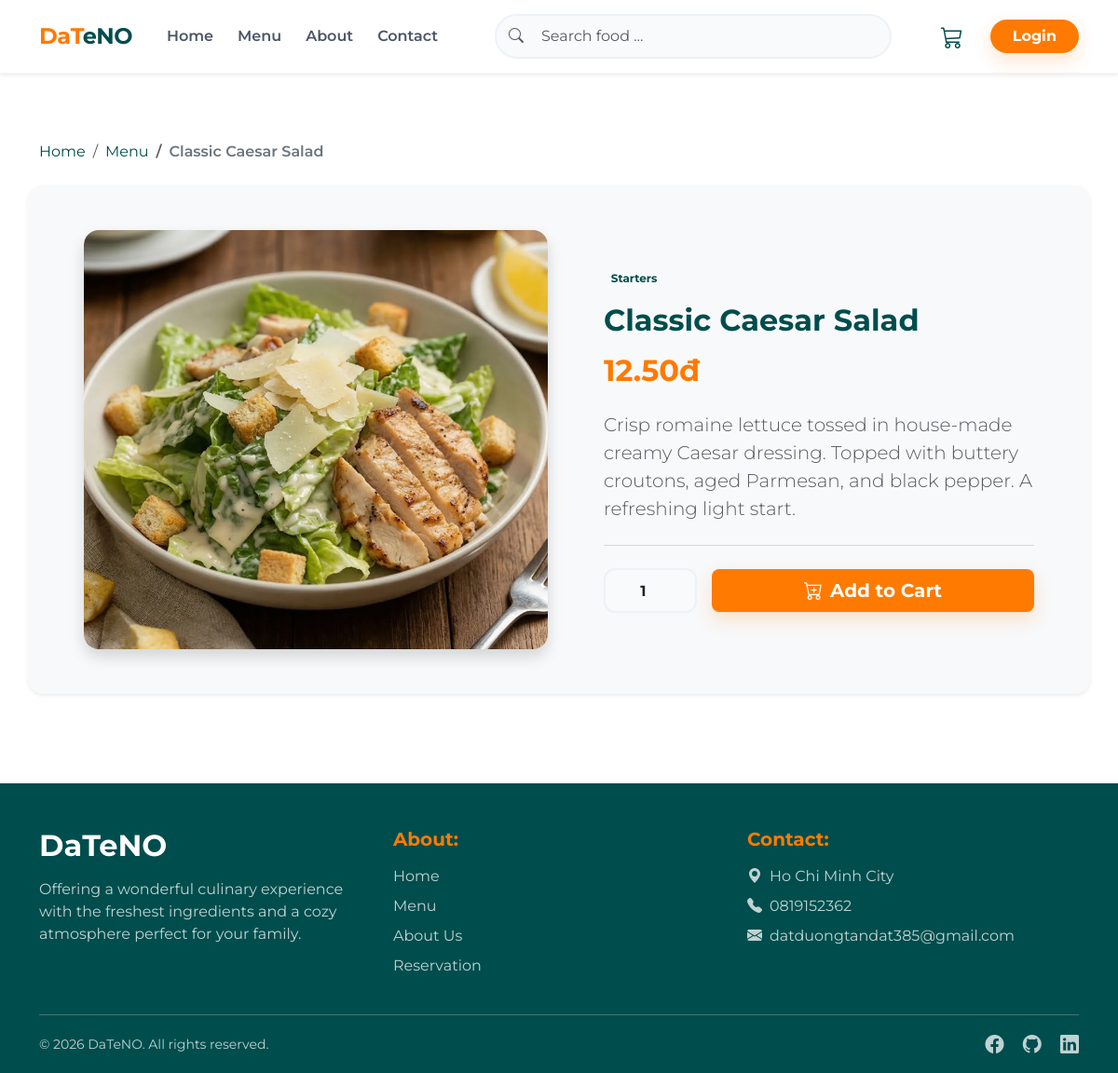
/public/index.php?page=detail&slug=caesar-salad, run on the app's committed database.
### tables this page shows
CREATE TABLE `products` (
  `id` int NOT NULL AUTO_INCREMENT,
  `category_id` int DEFAULT NULL,
  `image_url` varchar(255) NOT NULL,
  `name` varchar(255) NOT NULL,
  `description` varchar(255) NOT NULL,
  `price` decimal(10,2) NOT NULL,
  `average_rating` decimal(3,2) DEFAULT NULL,
  `slug` varchar(255) NOT NULL,
  `created_at` timestamp NULL DEFAULT CURRENT_TIMESTAMP,
  `deleted_at` timestamp NULL DEFAULT NULL,
  PRIMARY KEY (`id`),
  UNIQUE KEY `id` (`id`),
  UNIQUE KEY `slug` (`slug`),
  KEY `fk_products_category_id_categories` (`category_id`),
  CONSTRAINT `fk_products_category_id_categories` FOREIGN KEY (`category_id`) REFERENCES `categories` (`id`) ON DELETE SET NULL
);

CREATE TABLE `categories` (
  `id` int NOT NULL AUTO_INCREMENT,
  `name` varchar(255) NOT NULL,
  `slug` varchar(255) NOT NULL,
  `created_at` timestamp NULL DEFAULT CURRENT_TIMESTAMP,
  `updated_at` timestamp NULL DEFAULT CURRENT_TIMESTAMP ON UPDATE CURRENT_TIMESTAMP,
  `deleted_at` timestamp NULL DEFAULT NULL,
  PRIMARY KEY (`id`),
  UNIQUE KEY `id` (`id`),
  UNIQUE KEY `slug` (`slug`)
);

### app/modules/menu/menu_controller.php (called while the page is built)
<?php
require_once ROOT_PATH . '/app/modules/menu/menu_service.php';
class MenuDetailController
{
    private $menuDetailService;
    public function __construct()
    {
        $this->menuDetailService = new MenuDetailService();
    }
    public function showDetail()
    {
        $slug = $_GET['slug'];
        $product = $this->menuDetailService->getProductDetail($slug);
        include ROOT_PATH . '/app/modules/menu/views/menu_detail.php';
        exit();
    }
}

### app/core/Database.php (called while the page is built, shortened)
<?php
class Database
{
    private static $instance = null;
    private $pdo;
    private function __construct()
    {
        $dsn = "mysql:host=" . DB_HOST . ";dbname=" . DB_NAME . ";charset=utf8mb4";
        $options = [
            PDO::ATTR_ERRMODE            => PDO::ERRMODE_EXCEPTION,
            PDO::ATTR_DEFAULT_FETCH_MODE => PDO::FETCH_ASSOC,
            PDO::ATTR_EMULATE_PREPARES   => false,
        ];
        try {
            $this->pdo = new PDO($dsn, DB_USER, DB_PASS, $options);
        } catch (PDOException $e) {
            throw new PDOException($e->getMessage(), (int)$e->getCode());
        }
    }
    public static function getInstance()
    {
        if (self::$instance === null) {
            self::$instance = new Database();
        }
        return self::$instance;
    }
    public function getConnection()
    {
        return $this->pdo;
    }
}

### app/modules/menu/menu_service.php (called while the page is built)
<?php
require_once ROOT_PATH . '/app/modules/menu/menu_model.php';
class MenuDetailService
{
    private $menuDetailModel;
    public function __construct()
    {
        $this->menuDetailModel = new MenuDetailModel();
    }
    public function getProductDetail($slug)
    {
        $product = $this->menuDetailModel->getProductBySlug($slug);
        if ($product) {
            $product['image_path'] = $this->formatImagePath($product['category_slug'], $product['image_url']);
        }
        return $product;
    }
    private function formatImagePath($category_slug, $image_name)
    {
        return "/restaurant_project/public/images/{$category_slug}/{$image_name}";
    }
}

### app/modules/menu/menu_model.php (called while the page is built)
<?php
require_once ROOT_PATH . '/app/core/Database.php';
class MenuDetailModel
{
    private $db;
    public function __construct()
    {
        $this->db = Database::getInstance()->getConnection();
    }
    public function getProductBySlug($slug)
    {
        $stmt = $this->db->prepare(
            "SELECT p.*, c.name AS category_name, c.slug AS category_slug
            FROM products p
            JOIN categories c ON p.category_id = c.id
            WHERE p.slug = :slug AND p.deleted_at is NULL
            LIMIT 1"
        );
        $stmt->execute(['slug' => $slug]);
        return $stmt->fetch();
    }
}

### app/modules/menu/views/menu_detail.php (the view, shortened to what this page needs)
<!DOCTYPE html>
<html lang="en">
<head>
    <link href="https://cdn.jsdelivr.net/npm/bootstrap-icons@1.11.3/font/bootstrap-icons.css" rel="stylesheet">
    <link href="https://cdn.jsdelivr.net/npm/bootstrap@5.3.0/dist/css/bootstrap.min.css" rel="stylesheet">
    <link rel="stylesheet" href="/restaurant_project/public/css/style.css">
    <link rel="stylesheet" href="/restaurant_project/public/css/header.css">
    <link rel="stylesheet" href="/restaurant_project/public/css/footer.css">
    <link rel="stylesheet" href="/restaurant_project/public/css/menu_detail.css">
</head>
<body>
    <?php include ROOT_PATH . '/app/core/views/layouts/header.php'; ?>
    <main class="py-5 bg-pure-white">
        <div class="container mt-4">
            <nav aria-label="breadcrumb" class="mb-4">
                <ol class="breadcrumb">
                    <li class="breadcrumb-item">
                        <a href="?page=home" class="text-decoration-none text-teal-dark">Home</a>
                    </li>
                    <li class="breadcrumb-item">
                        <a href="?page=home#menu-list" class="text-decoration-none text-teal-dark">Menu</a>
                    </li>
                    <li class="breadcrumb-item active" aria-current="page">
                        <?= htmlspecialchars($product['name'] ?? $product['name']) ?>
                    </li>
                </ol>
            </nav>
            <div class="row align-items-center bg-light rounded-4 shadow-sm p-4 p-md-5">
                <div class="col-md-6 mb-4 mb-md-0 text-center">
                    <img src="<?= htmlspecialchars($product['image_path']) ?>"
                        alt="<?= htmlspecialchars($product['name']) ?>"
                        class="img-fluid rounded-4 shadow object-fit-cover"
                        style="max-height: 450px; width: 100%; cursor: pointer;">
                </div>
                <div class="col-md-6 ps-md-5">
                    <span class="badge text-teal-dark mb-3">
                        <?= htmlspecialchars($product['category_name']) ?>
                    </span>
                    <h2 class="fw-bold text-teal-dark mb-3 fs-2">
                        <?= htmlspecialchars($product['name']) ?>
                    </h2>
                    <h3 class="text-primary-orange fw-bold mb-4 fs-2">
                        <?= htmlspecialchars($product['price']) ?>đ
                    </h3>
                    <p class="text-muted lead mb-4 fs-5">
                        <?= htmlspecialchars($product['description']) ?>
                    </p>
                    <hr class="mb-4 border-secondary opacity-25">
                    <form action="?page=cart&action=add" method="POST" class="d-flex align-items-center gap-3">
                        <div style="width: 100px;">
                            <input
                                type="number"
                                class="form-control text-center fw-bold custom-qty-input"
                                name="quantity"
                                id="qty-input"
                                value="1"
                                min="1"
                                max="10">
                        </div>
                        <button type="submit" class="btn btn-custom-primary btn-lg flex-grow-1">
                            <i class="bi bi-cart-plus me-2"></i>Add to Cart
                        </button>
                    </form>
                </div>
            </div>
        </div>
    </main>
    <?php include ROOT_PATH . '/app/core/views/layouts/footer.php'; ?>
</body>
</html>

### public/css/style.css (style rules this page uses)
:root { --primary-orange: #ff7a00; --light-orange: #fff1e6; --teal-dark: #004d4d; --teal-light: #006666; --soft-cyan: #e6f2f2; --pure-white: #ffffff; --transition: all 0.3s ease; }
body { font-family: "Montserrat", sans-serif; color: #333; }
.text-teal-dark { color: var(--teal-dark) !important; }
.text-primary-orange { color: var(--primary-orange) !important; }
.btn-custom-primary { background-color: var(--primary-orange); color: var(--pure-white); font-weight: 700; border: none; transition: var(--transition); box-shadow: 0 8px 20px rgba(255, 122, 0, 0.2); }

### public/css/menu_detail.css (style rules this page uses)
.breadcrumb-item a { transition: var(--transition); }
.breadcrumb-item.active { font-weight: 600; color: #6c757d; }
.custom-qty-input { border: 2px solid #edf2f7; background-color: #f8fafc; height: 48px; border-radius: 12px; transition: var(--transition); }

### data on the page
products: name "Classic Caesar Salad", category.name "Starters", price "12.50", description "Crisp romaine lettuce tossed in house-made creamy Caesar dressing. Topped with buttery croutons, aged Parmesan, and black pepper. A refreshing light start."
